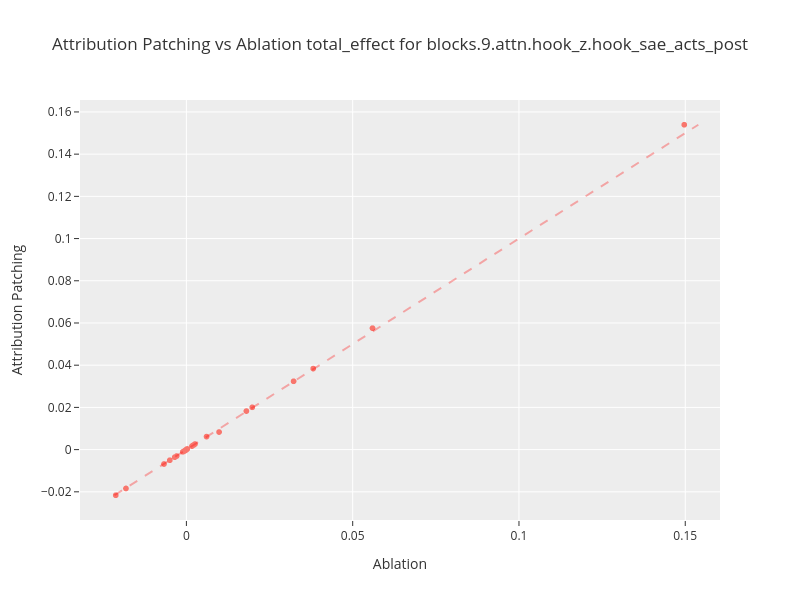
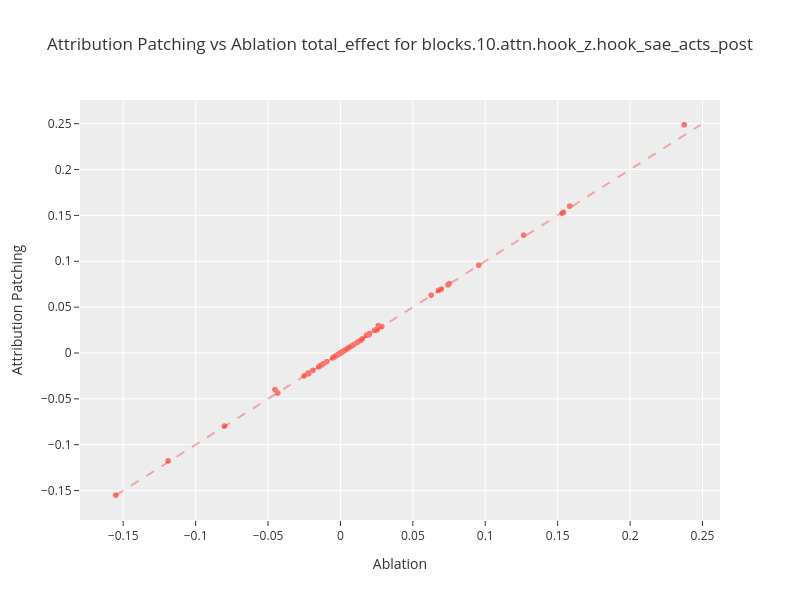

Notebook code cell kept with these figures, in order:
### Markdown cell above
#### Per-SAE Ablation vs Attribution-Patching Effect Parity

### Code cell
if {it.logit_diffs_attr_grad.name, it.logit_diffs_attr_ablation.name}.issubset(tutorial_active_ops):
    from interpretune.analysis import latent_metrics_scatter

    # Visualize results for each hook
    # Call the function with our metrics
    latent_metrics_scatter(
        ablation_metrics, attribution_patching_metrics, label1="Ablation", label2="Attribution Patching"
    )

### Figure 1 — Plotly figure (JSON) as saved in the notebook; plotly's stock layout.template omitted (floating-point values rounded to 4 significant figures; data arrays with more than 128 entries replaced by an {"elided": "..."} marker saying what was removed)
{"data": [{"customdata": {"elided": "24576x1 int values"}, "hovertemplate": "Ablation=%{x}<br>Attribution Patching=%{y}<br>Latent=%{customdata[0]}<extra></extra>", "legendgroup": "", "marker": {"color": "#F8766D", "symbol": "circle"}, "mode": "markers", "name": "", "showlegend": false, "type": "scattergl", "x": {"elided": "24576 float values"}, "xaxis": "x", "y": {"elided": "24576 float values"}, "yaxis": "y"}], "layout": {"height": 600, "legend": {"tracegroupgap": 0}, "shapes": [{"line": {"color": "red", "dash": "dash", "width": 2}, "type": "line", "x0": -0.02163, "x1": 0.1539, "y0": -0.02163, "y1": 0.1539}], "title": {"text": "Attribution Patching vs Ablation total_effect for blocks.9.attn.hook_z.hook_sae_acts_post"}, "width": 800, "xaxis": {"anchor": "y", "domain": [0.0, 1.0], "title": {"text": "Ablation"}}, "yaxis": {"anchor": "x", "domain": [0.0, 1.0], "title": {"text": "Attribution Patching"}}}}

### Figure 2 — Plotly figure (JSON) as saved in the notebook; plotly's stock layout.template omitted (floating-point values rounded to 4 significant figures; data arrays with more than 128 entries replaced by an {"elided": "..."} marker saying what was removed)
{"data": [{"customdata": {"elided": "24576x1 int values"}, "hovertemplate": "Ablation=%{x}<br>Attribution Patching=%{y}<br>Latent=%{customdata[0]}<extra></extra>", "legendgroup": "", "marker": {"color": "#F8766D", "symbol": "circle"}, "mode": "markers", "name": "", "showlegend": false, "type": "scattergl", "x": {"elided": "24576 float values"}, "xaxis": "x", "y": {"elided": "24576 float values"}, "yaxis": "y"}], "layout": {"height": 600, "legend": {"tracegroupgap": 0}, "shapes": [{"line": {"color": "red", "dash": "dash", "width": 2}, "type": "line", "x0": -0.1551, "x1": 0.2488, "y0": -0.1551, "y1": 0.2488}], "title": {"text": "Attribution Patching vs Ablation total_effect for blocks.10.attn.hook_z.hook_sae_acts_post"}, "width": 800, "xaxis": {"anchor": "y", "domain": [0.0, 1.0], "title": {"text": "Ablation"}}, "yaxis": {"anchor": "x", "domain": [0.0, 1.0], "title": {"text": "Attribution Patching"}}}}
